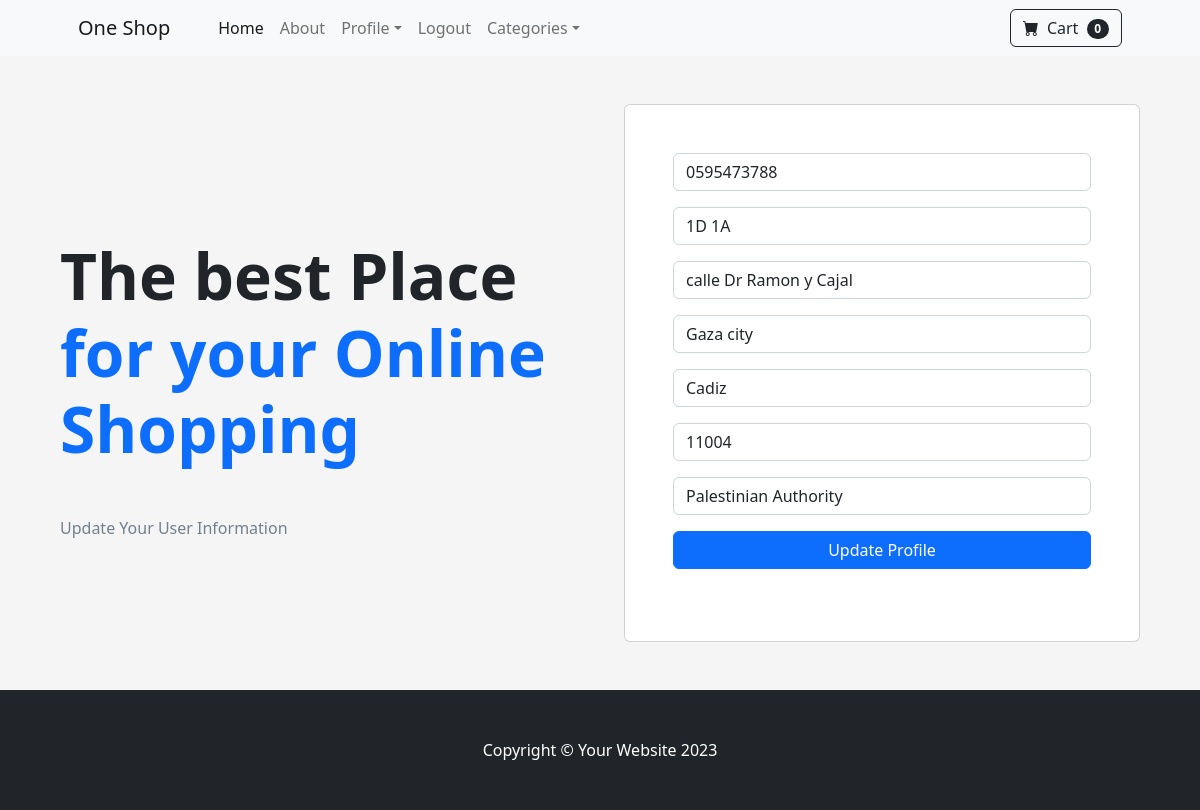
Before: /update_info/ (signed in) with the older database file.
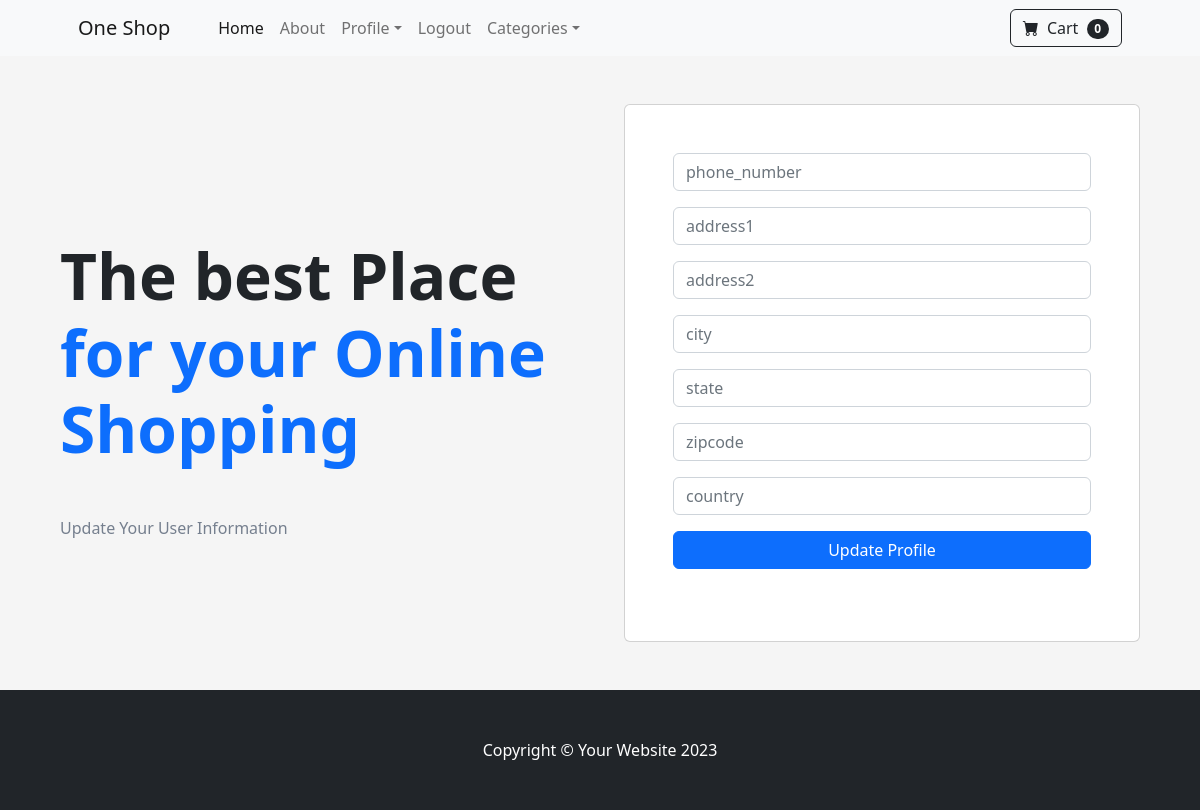
After: the same page with the newer database file.
### store/models.py (models this page shows, shortened)
class Profile(models.Model):
    user = models.OneToOneField(User, on_delete=models.CASCADE)
    date_modified = models.DateTimeField(User, auto_now=True)
    phone_number = models.CharField(max_length=20, blank=True)
    address1 = models.CharField(max_length=200, blank=True)
    address2 = models.CharField(max_length=200, blank=True)
    city = models.CharField(max_length=200, blank=True)
    state = models.CharField(max_length=200, blank=True)
    zipcode = models.CharField(max_length=200, blank=True)
    country = models.CharField(max_length=200, blank=True)

### store/views.py (the view)
# urls.py: path('update_info/', views.update_info, name='update_info'),
def update_info(request):
    if request.user.is_authenticated:
        current_user = Profile.objects.get(user__id=request.user.id)
        form = UserInfoForm(request.POST or None, instance=current_user)
        if form.is_valid():
            form.save()
            messages.success(request, 'User Information Has Been Updated!')
            return redirect('index')
        return render(request, 'update_info.html', {'form': form})
    else:
        messages.success(request, 'You Must Be Logged in to Access that Page!')
        return redirect('index')

### store/forms.py
class UserInfoForm(forms.ModelForm):
	phone_number = forms.CharField(label='', widget=forms.TextInput(attrs={'class':'form-control', 'placeholder': 'phone_number'}), required=False)
	address1 = forms.CharField(label='', widget=forms.TextInput(attrs={'class':'form-control', 'placeholder': 'address1'}), required=False)
	address2 = forms.CharField(label='', widget=forms.TextInput(attrs={'class':'form-control', 'placeholder': 'address2'}), required=False)
	city = forms.CharField(label='', widget=forms.TextInput(attrs={'class':'form-control', 'placeholder': 'city'}), required=False)
	state = forms.CharField(label='', widget=forms.TextInput(attrs={'class':'form-control', 'placeholder': 'state'}), required=False)
	zipcode = forms.CharField(label='', widget=forms.TextInput(attrs={'class':'form-control', 'placeholder': 'zipcode'}), required=False)
	country = forms.CharField(label='', widget=forms.TextInput(attrs={'class':'form-control', 'placeholder': 'country'}), required=False)
	class Meta:
		model = Profile
		fields = ('phone_number', 'address1', 'address2', 'city', 'state', 'zipcode', 'country', )

### cart/cart.py (called while the page is built)
    def __len__(self):
        return len(self.cart)

### store/templates/update_info.html (shortened to what this page needs)
{% extends 'base.html' %}
{% block content %}
<section class="">
    <div class="px-4 py-5 px-md-5 text-center text-lg-start" style="background-color: hsl(0, 0%, 96%)">
      <div class="container">
        <div class="row gx-lg-5 align-items-center">
          <div class="col-lg-6 mb-5 mb-lg-0">
            <h1 class="my-5 display-3 fw-bold ls-tight">
              The best Place <br />
              <span class="text-primary">for your Online Shopping</span>
            </h1>
            <p style="color: hsl(217, 10%, 50.8%)">
              Update Your User Information
            </p>
          </div>
          <div class="col-lg-6 mb-5 mb-lg-0">
            <div class="card">
              <div class="card-body py-5 px-md-5">
                <form method="POST" action="{% url 'update_info' %}">
                {{ form.as_p }}
                  <button type="submit" data-mdb-button-init data-mdb-ripple-init class="btn btn-primary btn-block mb-4 col-12">
                    Update Profile
                  </button>
                </form>
              </div>
            </div>
          </div>
        </div>
      </div>
    </div>
  </section>
{% endblock %}

Changed rows visible on the page:
changed Profile: phone_number "0595473788" → (not shown); address1 "1D 1A" → (not shown); address2 "calle Dr Ramon y Cajal" → (not shown); city "Gaza city" → (not shown); state "Cadiz" → (not shown); zipcode "11004" → (not shown); country "Palestinian Authority" → (not shown)
